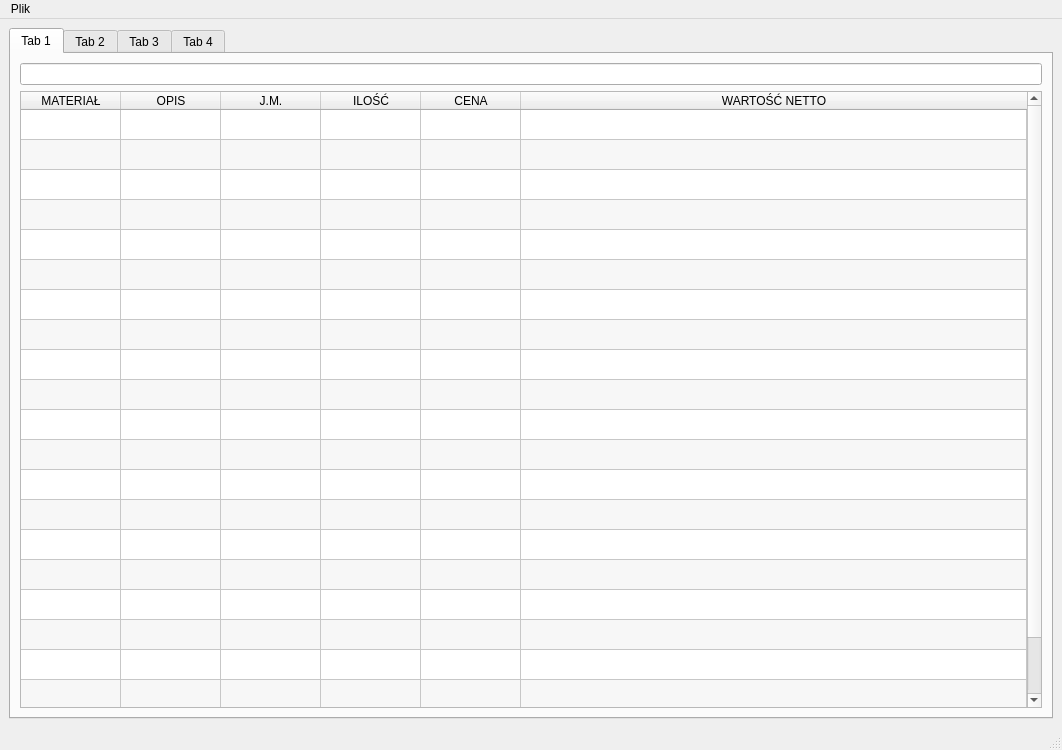
<?xml version="1.0" encoding="UTF-8"?>
<ui version="4.0">
 <class>MainWindow</class>
 <widget class="QMainWindow" name="MainWindow">
  <property name="geometry">
   <rect>
    <x>0</x>
    <y>0</y>
    <width>1062</width>
    <height>750</height>
   </rect>
  </property>
  <property name="windowTitle">
   <string>Estimatex</string>
  </property>
  <widget class="QWidget" name="centralwidget">
   <layout class="QHBoxLayout" name="horizontalLayout_3">
    <item>
     <widget class="QTabWidget" name="tabWidget">
      <property name="currentIndex">
       <number>0</number>
      </property>
      <widget class="QWidget" name="tab_1">
       <attribute name="title">
        <string>Tab 1</string>
       </attribute>
       <layout class="QVBoxLayout" name="verticalLayout">
        <item>
         <widget class="QLineEdit" name="lineEdit"/>
        </item>
        <item>
         <widget class="QTableWidget" name="PositonsTable">
          <property name="contextMenuPolicy">
           <enum>Qt::CustomContextMenu</enum>
          </property>
          <property name="sizeAdjustPolicy">
           <enum>QAbstractScrollArea::AdjustToContents</enum>
          </property>
          <property name="alternatingRowColors">
           <bool>true</bool>
          </property>
          <property name="selectionMode">
           <enum>QAbstractItemView::ExtendedSelection</enum>
          </property>
          <property name="selectionBehavior">
           <enum>QAbstractItemView::SelectItems</enum>
          </property>
          <property name="rowCount">
           <number>21</number>
          </property>
          <property name="columnCount">
           <number>6</number>
          </property>
          <attribute name="horizontalHeaderStretchLastSection">
           <bool>true</bool>
          </attribute>
          <attribute name="verticalHeaderVisible">
           <bool>false</bool>
          </attribute>
          <row>
           <property name="text">
            <string>awd</string>
           </property>
          </row>
          <row/>
          <row/>
          <row/>
          <row/>
          <row/>
          <row/>
          <row/>
          <row/>
          <row/>
          <row/>
          <row/>
          <row/>
          <row/>
          <row/>
          <row/>
          <row/>
          <row/>
          <row/>
          <row/>
          <row/>
          <column>
           <property name="text">
            <string>MATERIAŁ</string>
           </property>
          </column>
          <column>
           <property name="text">
            <string>OPIS</string>
           </property>
          </column>
          <column>
           <property name="text">
            <string>J.M.</string>
           </property>
          </column>
          <column>
           <property name="text">
            <string>ILOŚĆ</string>
           </property>
          </column>
          <column>
           <property name="text">
            <string>CENA</string>
           </property>
          </column>
          <column>
           <property name="text">
            <string>WARTOŚĆ NETTO</string>
           </property>
          </column>
         </widget>
        </item>
       </layout>
      </widget>
      <widget class="QWidget" name="tab_2">
       <attribute name="title">
        <string>Tab 2</string>
       </attribute>
       <layout class="QVBoxLayout" name="verticalLayout_2">
        <item>
         <widget class="QTreeWidget" name="treeWidget">
          <column>
           <property name="text">
            <string>Nazwa</string>
           </property>
          </column>
          <column>
           <property name="text">
            <string>Wartość</string>
           </property>
          </column>
          <item>
           <property name="text">
            <string>pow.siatki</string>
           </property>
           <property name="text">
            <string>10.75</string>
           </property>
          </item>
          <item>
           <property name="text">
            <string>Długość budynku w m</string>
           </property>
           <property name="text">
            <string>6.47</string>
           </property>
          </item>
          <item>
           <property name="text">
            <string>szerokość budynku w m</string>
           </property>
           <property name="text">
            <string>5.47</string>
           </property>
          </item>
          <item>
           <property name="text">
            <string>pow.fundamentu</string>
           </property>
           <property name="text">
            <string>dł*szerokość</string>
           </property>
          </item>
          <item>
           <property name="text">
            <string>obwód</string>
           </property>
           <property name="text">
            <string>(dł+szer)*2</string>
           </property>
          </item>
          <item>
           <property name="text">
            <string>Czy komin?</string>
           </property>
           <property name="text">
            <string>TAK</string>
           </property>
          </item>
         </widget>
        </item>
       </layout>
      </widget>
      <widget class="QWidget" name="tab_3">
       <attribute name="title">
        <string>Tab 3</string>
       </attribute>
      </widget>
      <widget class="QWidget" name="tab_4">
       <attribute name="title">
        <string>Tab 4</string>
       </attribute>
      </widget>
     </widget>
    </item>
   </layout>
  </widget>
  <widget class="QMenuBar" name="menubar">
   <property name="geometry">
    <rect>
     <x>0</x>
     <y>0</y>
     <width>1062</width>
     <height>26</height>
    </rect>
   </property>
   <widget class="QMenu" name="menuFile">
    <property name="title">
     <string>Plik</string>
    </property>
    <widget class="QMenu" name="menuImport">
     <property name="title">
      <string>Import</string>
     </property>
     <addaction name="actionImport_xlm"/>
     <addaction name="actionImportCsv"/>
    </widget>
    <widget class="QMenu" name="menuEksport">
     <property name="title">
      <string>Eksport</string>
     </property>
     <addaction name="actionExport_xlsx"/>
     <addaction name="actionExportCsv"/>
    </widget>
    <addaction name="actionNew"/>
    <addaction name="actionOpen"/>
    <addaction name="separator"/>
    <addaction name="actionSave"/>
    <addaction name="actionSave_as"/>
    <addaction name="separator"/>
    <addaction name="menuImport"/>
    <addaction name="menuEksport"/>
    <addaction name="separator"/>
    <addaction name="actionClose"/>
   </widget>
   <addaction name="menuFile"/>
  </widget>
  <widget class="QStatusBar" name="statusbar">
   <property name="enabled">
    <bool>true</bool>
   </property>
  </widget>
  <action name="actionNew">
   <property name="text">
    <string>Nowy...</string>
   </property>
   <property name="iconText">
    <string>Nowy kosztorys</string>
   </property>
   <property name="toolTip">
    <string>Nowy kosztorys</string>
   </property>
   <property name="shortcut">
    <string>Ctrl+N</string>
   </property>
  </action>
  <action name="actionOpen">
   <property name="text">
    <string>Otwórz...</string>
   </property>
   <property name="iconText">
    <string>Otwórz kosztorys</string>
   </property>
   <property name="toolTip">
    <string>Otwórz kosztorys</string>
   </property>
   <property name="shortcut">
    <string>Ctrl+O</string>
   </property>
  </action>
  <action name="actionSave">
   <property name="text">
    <string>Zapisz...</string>
   </property>
   <property name="shortcut">
    <string>Ctrl+S</string>
   </property>
  </action>
  <action name="actionSave_as">
   <property name="text">
    <string>Zapisz jako...</string>
   </property>
   <property name="shortcut">
    <string>Ctrl+Shift+S</string>
   </property>
  </action>
  <action name="actionClose">
   <property name="text">
    <string>Zamknij</string>
   </property>
   <property name="shortcut">
    <string>Ctrl+F4</string>
   </property>
  </action>
  <action name="actionImport_xlm">
   <property name="text">
    <string>Kosztorys (*.xml)</string>
   </property>
  </action>
  <action name="actionExport_xlsx">
   <property name="text">
    <string>Plik XLSX</string>
   </property>
  </action>
  <action name="actionImportCsv">
   <property name="text">
    <string>*.csv</string>
   </property>
  </action>
  <action name="actionExportCsv">
   <property name="text">
    <string>*.csv</string>
   </property>
  </action>
 </widget>
 <resources/>
 <connections/>
</ui>
